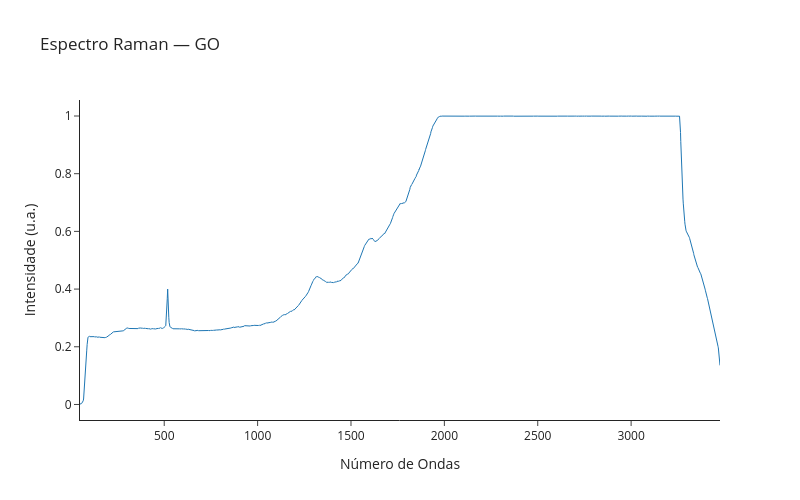

The notebook cell saved with this chart:
### Markdown cell above
# Raman - GO

### Code cell
raman_plot(file_path='GO_MMV.txt', sample_name='GO', method='max')

### Figure 1 — Plotly figure (JSON) as saved in the notebook; plotly's stock layout.template omitted (floating-point values rounded to 4 significant figures; data arrays with more than 128 entries replaced by an {"elided": "..."} marker saying what was removed)
{"data": [{"line": {"width": 1}, "mode": "lines", "name": "Raman", "type": "scatter", "x": {"elided": "2048 float values"}, "y": {"elided": "2048 float values"}}], "layout": {"height": 500, "title": {"text": "Espectro Raman — GO"}, "width": 800, "xaxis": {"title": {"text": "Número de Ondas"}}, "yaxis": {"title": {"text": "Intensidade (u.a.)"}}}}
